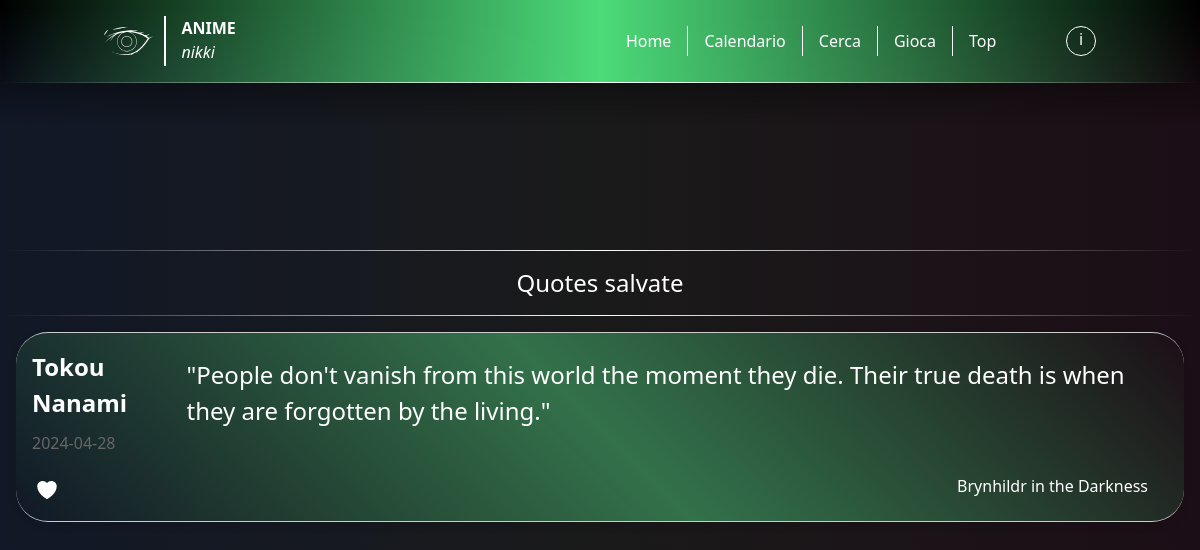
Screenshot of /favquotes (signed in) with the database file from the repository.
### tables this page shows
CREATE TABLE user_quotes (
    user_id INTEGER,
    quote_id INTEGER,
    PRIMARY KEY (user_id, quote_id),
    FOREIGN KEY (user_id) REFERENCES users(id),
    FOREIGN KEY (quote_id) REFERENCES quotes(quote_id)
);

CREATE TABLE quotes (
    quote_id INTEGER PRIMARY KEY AUTOINCREMENT,
    user_id INTEGER,
    anime TEXT,
    character VARCHAR(32),
    quote TEXT,
    date DATE DEFAULT CURRENT_DATE,
    FOREIGN KEY (user_id) REFERENCES users(user_id)
);

### app.py (the view)
@app.route('/favquotes')
def favquotes():
    conn = sq.connect('anime.sqlite3')
    cur = conn.cursor()
    cur.execute('''
                SELECT * FROM quotes
                    JOIN user_quotes ON quotes.quote_id = user_quotes.quote_id
                WHERE
                    user_quotes.user_id = ?
                ''', (session.get('username'),))
    data = cur.fetchall()
    conn.close()
    data = [list(row) for row in data]
    formatted_data = [{'id': row[0], 'anime': row[2], 'character': row[3], 'quote': row[4], 'date': row[5]} for row in data]
    return render_template('favquotes.html', data=formatted_data, username=session.get('username', None))

### templates/favquotes.html (shortened to what this page needs)
<!DOCTYPE html>
<html lang="en">
<head>
    <script src="https://cdn.tailwindcss.com"></script>
    <link rel="stylesheet" href="../static/css/home.css">
</head>
<body>
    {% include 'headerq.html' %}
    <main>
        <div class="home-spacing"></div>
        <div class="anime-fullcontainer">
            <div class="separator"></div>
            <h1 class="flex justify-center py-4 title text-2xl">Quotes salvate</h1>
            <div class="separator"></div>
            {% for item in data %}
                <div class="card">
                    <div class="basic-info">
                        <div class="title-date">
                            <div class="anime-title">
                                <h1 id="character-source">{{item.character}}</h1>
                            </div>
                        </div>
                        <div class="anime-description">
                            <p id="date"> {{item.date}}</p>
                        </div>
                        <div class="favourites">
                            <button class="favourite-btn" onclick="switchIcon(this)" id="{{item.id}}" data-user="{{username}}">
                            </button>
                        </div>
                    </div>
                    <div class="genres">
                        <div class="anime-info info-genres">
                            <h3 id="anime-quote">"{{ item.quote }}"</h3>
                        </div>
                        <h2 class="text-right px-5"><a href="{{url_for('get_item_by_name', name=item.anime, is_anime=true)}}">{{item.anime}}</a></h2>
                    </div>
                </div>
            {% endfor %}
        </div>
    </main>
</body>
</html>

### static/css/home.css (style rules this page uses)
body { background: linear-gradient(90deg, #111827, #1a1a1a, #1c0e16) no-repeat; background-attachment: fixed; background-size: cover; color: #ffffff; }
svg { width: 100%; height: 100%; animation: fadeIn 1s; }
.separator { background: linear-gradient(90deg, transparent, white, transparent); height: 1px; padding: 0 10px; }
.card { border: 1px solid #ccc; background: linear-gradient(45deg, transparent, #181D3C, transparent); border-radius: 32px; border-left: 0px; border-right: 0px; padding: 16px; margin-bottom: 16px; box-shadow: 0 4px 8px rgba(0, 0, 0, 0.1); transition: box-shadow 0.3s ease; display: flex; justify-content: left; align-items: center; }
.card h3, .card2 h3 { font-size: 1.5rem; margin-bottom: 8px; }
.card p, .card2 p { font-size: 1rem; color: #666; }
.title-date { display: flex; justify-content: space-between; align-items: center; }
.anime-fullcontainer { display: flex; flex-direction: column; width: 100%; left: 0px; }
.home-spacing { z-index: 0; position: relative; width: 100%; height: 250px; background: transparent; }
.title { width: 100%; text-align: center; animation: fadeIn-translate2 1s; }
.favourites { width: 30px; height: 30px; }

### templates/favquotes.html (style rules this page uses)
body { background: linear-gradient(90deg, #111827, #1a1a1a, #1c0e16) no-repeat; background-attachment: fixed; background-size: cover; color: #ffffff; }
svg { width: 100%; height: 100%; animation: fadeIn 1s; }
.separator { background: linear-gradient(90deg, transparent, white, transparent); height: 1px; padding: 0 10px; }
.card { border: 1px solid #ccc; background: linear-gradient(45deg, transparent, #33724b, transparent); border-radius: 32px; border-left: 0px; border-right: 0px; padding: 16px; margin: 16px; margin-bottom: 16px; box-shadow: 0 4px 8px rgba(0, 0, 0, 0.1); transition: box-shadow 0.3s ease; display: flex; justify-content: space-between; align-items: center; }
.card h3, .card2 h3 { font-size: 1.5rem; margin-bottom: 8px; }
.card p, .card2 p { font-size: 1rem; color: #666; }
.title-date { display: flex; justify-content: space-between; align-items: center; }
.anime-fullcontainer { display: flex; flex-direction: column; width: 100%; left: 0px; }
.home-spacing { z-index: 0; position: relative; width: 100%; height: 250px; background: transparent; }
.anime-title { display: flex; justify-content: space-between; align-items: baseline; font-size: 24px; font-weight: bold; margin-bottom: 10px; }
.anime-description { margin-bottom: 20px; text-align: justify; }
.anime-info { margin-bottom: 20px; display: flex; flex-direction: column; align-items: center; }
.anime-info h3 { margin-bottom: 5px; }
.basic-info { max-width: 50%; }
.genres { display: flex; flex-direction: column; gap: 20px; margin-left: 24px; }
.info-genres { display: flex; align-items: center; align-content: center; flex-direction: column; }
.title { width: 100%; text-align: center; animation: fadeIn-translate2 1s; }
.favourites { display: flex; justify-content: center; margin-top: 20px; width: 30px; height: 30px; right: 0px; }

### rows the page displays
user_quotes: character "Tokou Nanami", date "2024-04-28", quote "People don't vanish from this world the moment they die. Their true death is when they are forgotten by the living.", anime "Brynhildr in the Darkness"

### other values shown
{{ username[0] }} "i"
